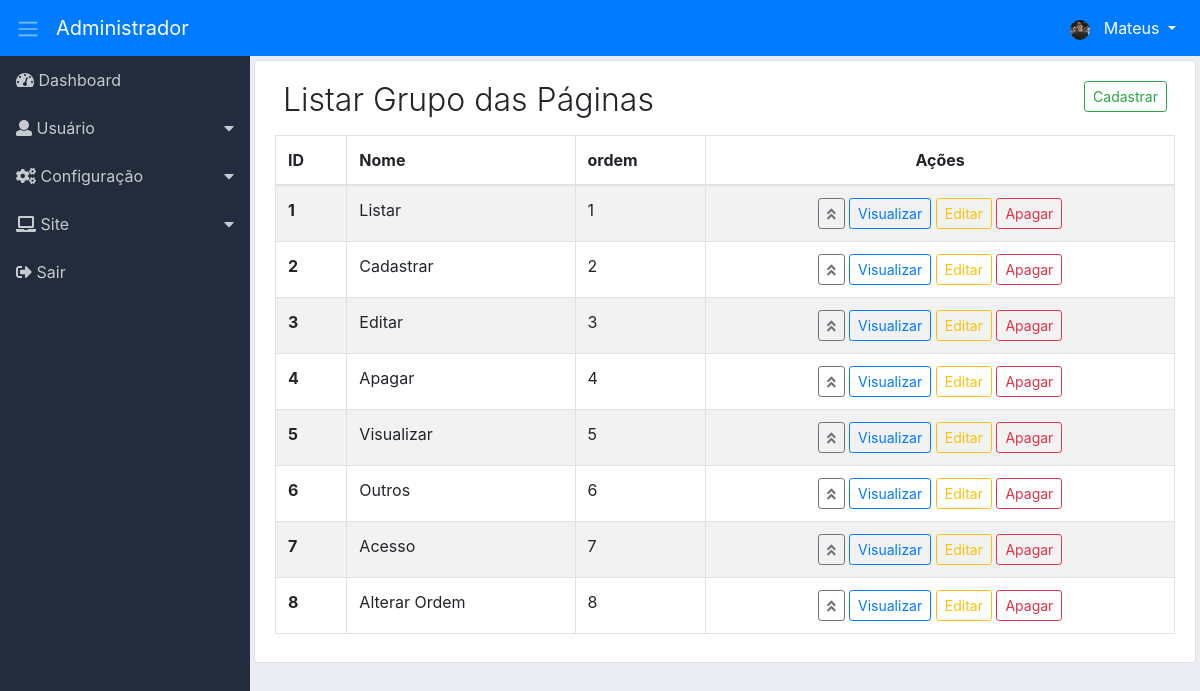
The app's page /adm/grupo-pg/listar (signed in) with its own data.
### tables this page shows
CREATE TABLE `adms_nivacs_pgs` (
  `id` int(11) NOT NULL,
  `permissao` int(11) NOT NULL,
  `ordem` int(11) NOT NULL,
  `dropdown` int(11) NOT NULL DEFAULT 2,
  `lib_menu` int(11) NOT NULL DEFAULT 2,
  `adms_menu_id` int(11) NOT NULL DEFAULT 4,
  `adms_niveis_acesso_id` int(11) NOT NULL,
  `adms_pagina_id` int(11) NOT NULL,
  `created` datetime NOT NULL,
  `modified` datetime DEFAULT NULL
);

CREATE TABLE `adms_menus` (
  `id` int(11) NOT NULL,
  `nome` varchar(220) NOT NULL,
  `icone` varchar(40) NOT NULL,
  `ordem` int(11) NOT NULL,
  `adms_sit_id` int(11) NOT NULL,
  `created` datetime NOT NULL,
  `modified` datetime DEFAULT NULL
);

CREATE TABLE `adms_grps_pgs` (
  `id` int(11) NOT NULL,
  `nome` varchar(40) NOT NULL,
  `ordem` int(11) NOT NULL,
  `created` datetime NOT NULL,
  `modified` datetime DEFAULT NULL
);

### adm/app/adms/Controllers/GrupoPg.php (called while the page is built, shortened)
<?php
class GrupoPg
{
    private $Dados;
    public function listar($PageId = null)
    {
        $this->PageId = (int) $PageId ? $PageId : 1;
        $botao = ['cad_grpg' => ['menu_controller' => 'cadastrar-grupo-pg', 'menu_metodo' => 'cad-grupo-pg'],
            'vis_grpg' => ['menu_controller' => 'ver-grupo-pg', 'menu_metodo' => 'ver-grupo-pg'],
            'edit_grpg' => ['menu_controller' => 'editar-grupo-pg', 'menu_metodo' => 'edit-grupo-pg'],
            'del_grpg' => ['menu_controller' => 'apagar-grupo-pg', 'menu_metodo' => 'apagar-grupo-pg'],
            'ordem_grpg' => ['menu_controller' => 'alt-ordem-grupo-pg', 'menu_metodo' => 'alt-ordem-grupo-pg']];
        $listarBotao = new \App\adms\Models\AdmsBotao();
        $this->Dados['botao'] = $listarBotao->valBotao($botao);
        $listarMenu = new \App\adms\Models\AdmsMenu();
        $this->Dados['menu'] = $listarMenu->itemMenu();
        $listarGrupoPg = new \App\adms\Models\AdmsListarGrupoPg();
        $this->Dados['listGrupoPg'] = $listarGrupoPg->listarGrupoPg($this->PageId);
        $this->Dados['paginacao'] = $listarGrupoPg->getResultadoPg();
        $carregarView = new \Core\ConfigView("adms/Views/grupoPg/listarGrupoPg", $this->Dados);
        $carregarView->renderizar();
    }
}

### adm/app/adms/Models/helper/AdmsRead.php (called while the page is built, shortened)
<?php
class AdmsRead extends AdmsConn
{
    private $Select;
    private $Values;
    private $Resultado;
    private $Query;
    function getResultado()
    {
        return $this->Resultado;
    }
    public function fullRead($Query, $ParseString = null)
    {
        $this->Select = (string) $Query;
        if (!empty($ParseString)) {
            parse_str($ParseString, $this->Values);
        }
        $this->exeInstrucao();
    }
    private function exeInstrucao()
    {
        $this->conexao();
        try {
            $this->getIntrucao();
            $this->Query->execute();
            $this->Resultado = $this->Query->fetchAll();
        } catch (Exception $ex) {
            $this->Resultado = null;
        }
    }
    private function conexao()
    {
        $this->Conn = parent::getConn();
        $this->Query = $this->Conn->prepare($this->Select);
        $this->Query->setFetchMode(PDO::FETCH_ASSOC);
    }
    private function getIntrucao()
    {
        if ($this->Values) {
            foreach ($this->Values as $Link => $Valor) {
                if ($Link == 'limit' || $Link == 'offset') {
                    $Valor = (int) $Valor;
                }
                $this->Query->bindValue(":{$Link}", $Valor, (is_int($Valor) ? PDO::PARAM_INT : PDO::PARAM_STR));
            }
        }
    }
}

### adm/app/adms/Models/helper/AdmsConn.php (called while the page is built, shortened)
<?php
class AdmsConn
{
    public static $Host = HOST;
    public static $User = USER;
    public static $Pass = PASS;
    public static $Dbname = DBNAME;
    private static $Connect = null;
    private static function conectar()
    {
        try {
            if(self::$Connect == null){
                self::$Connect = new PDO('mysql:host=' . self::$Host . ';dbname=' . self::$Dbname, self::$User, self::$Pass);
            }
        } catch (Exception $exc) {
            echo 'mensagem: ' . $exc->getMessage();
            die;
        }
        return self::$Connect;
    }
    public function getConn()
    {
        return self::conectar();
    }
}

### adm/app/adms/Models/AdmsMenu.php (called while the page is built, shortened)
<?php
class AdmsMenu
{
    public function itemMenu()
    {
        $listItemMenu = new \App\adms\Models\helper\AdmsRead();
        $listItemMenu->fullRead("SELECT nivpg.dropdown,
                men.id id_men, men.nome nome_men, men.icone icone_men,
                pg.id id_pg, pg.menu_controller, pg.menu_metodo, pg.nome_pagina, pg.icone icone_pg
                FROM adms_nivacs_pgs nivpg
                INNER JOIN adms_menus men ON men.id=nivpg.adms_menu_id
                INNER JOIN adms_paginas pg ON pg.id=nivpg.adms_pagina_id
                WHERE nivpg.adms_niveis_acesso_id =:adms_niveis_acesso_id
                AND nivpg.permissao =:permissao
                AND nivpg.lib_menu =:lib_menu
                ORDER BY men.ordem, nivpg.ordem ASC", "adms_niveis_acesso_id=".$_SESSION['adms_niveis_acesso_id']."&permissao=1&lib_menu=1");
        $this->Resultado = $listItemMenu->getResultado();
        return $this->Resultado;
    }
}

### adm/app/adms/Models/AdmsListarGrupoPg.php (called while the page is built, shortened)
<?php
class AdmsListarGrupoPg
{
    private $LimiteResultado = 40;
    public function listarGrupoPg($PageId = null)
    {
        $this->PageId = (int) $PageId;
        $paginacao = new \App\adms\Models\helper\AdmsPaginacao(URLADM . 'grupo-pg/listar');
        $paginacao->condicao($this->PageId, $this->LimiteResultado);
        $paginacao->paginacao("SELECT COUNT(id) AS num_result FROM adms_grps_pgs");
        $listarGrupoPg = new \App\adms\Models\helper\AdmsRead();
        $listarGrupoPg->fullRead("SELECT * FROM adms_grps_pgs ORDER BY ordem ASC LIMIT :limit OFFSET :offset", "limit={$this->LimiteResultado}&offset={$paginacao->getOffset()}");
        $this->Resultado = $listarGrupoPg->getResultado();
        return $this->Resultado;
    }
}

### adm/app/adms/Models/helper/AdmsPaginacao.php (called while the page is built, shortened)
<?php
class AdmsPaginacao
{
    private $LimiteResultado;
    private $Offset;
    private $Resultado;
    function getResultado()
    {
        return $this->Resultado;
    }
    function getOffset()
    {
        return $this->Offset;
    }
    public function condicao($Pagina, $LimiteResultado)
    {
        $this->Pagina = (int) $Pagina ? $Pagina : 1;
        $this->LimiteResultado = (int) $LimiteResultado;
        $this->Offset = ($this->Pagina * $this->LimiteResultado) - $this->LimiteResultado;
    }
    public function paginacao($Query, $ParseString = null)
    {
        $this->Query = (string) $Query;
        $this->ParseString = (string) $ParseString;
        $contar = new \App\adms\Models\helper\AdmsRead();
        $contar->fullRead($this->Query, $this->ParseString);
        $this->ResultBd = $contar->getResultado();
        if ($this->ResultBd[0]['num_result'] > $this->LimiteResultado) {
            $this->instrucaoPaginacao();
        } else {
            $this->Resultado = null;
        }
    }
}

### adm/app/adms/Views/grupoPg/listarGrupoPg.php (the view, shortened to what this page needs)
<div class="content p-1">
    <div class="list-group-item">
        <div class="d-flex">
            <div class="mr-auto p-2">
                <h2 class="display-4 titulo">Listar Grupo das Páginas</h2>
            </div>
            <?php
            if ($this->Dados['botao']['cad_grpg']) {
                ?>
                <a href="<?php echo URLADM . 'cadastrar-grupo-pg/cad-grupo-pg'; ?>">
                    <div class="p-2">
                        <button class="btn btn-outline-success btn-sm">
                            Cadastrar
                        </button>
                    </div>
                </a>
                <?php
            }
            ?>
        </div>
        <div class="table-responsive">
            <table class="table table-striped table-hover table-bordered">
                <thead>
                    <tr>
                        <th>ID</th>
                        <th>Nome</th>
                        <th class="d-none d-sm-table-cell">ordem</th>
                        <th class="text-center">Ações</th>
                    </tr>
                </thead>
                <tbody>
                    <?php
                    foreach ($this->Dados['listGrupoPg'] as $grupoPg) {
                        extract($grupoPg);
                        ?>
                        <tr>
                            <th><?php echo $id; ?></th>
                            <td>
                                <?php echo $nome; ?>
                            </td>
                            <td class="d-none d-sm-table-cell"><?php echo $ordem; ?></td>
                            <td class="text-center">
                                <span class="d-none d-md-block">
                                    <?php
                                    if ($this->Dados['botao']['ordem_grpg']) {
                                        echo "<a href='" . URLADM . "alt-ordem-grupo-pg/alt-ordem-grupo-pg/$id' class='btn btn-outline-secondary btn-sm'><i class='fas fa-angle-double-up'></i></a> ";
                                    }
                                    if ($this->Dados['botao']['vis_grpg']) {
                                        echo "<a href='" . URLADM . "ver-grupo-pg/ver-grupo-pg/$id' class='btn btn-outline-primary btn-sm'>Visualizar</a> ";
                                    }
                                    if ($this->Dados['botao']['edit_grpg']) {
                                        echo "<a href='" . URLADM . "editar-grupo-pg/edit-grupo-pg/$id' class='btn btn-outline-warning btn-sm'>Editar</a> ";
                                    }
                                    if ($this->Dados['botao']['del_grpg']) {
                                        echo "<a href='" . URLADM . "apagar-grupo-pg/apagar-grupo-pg/$id' class='btn btn-outline-danger btn-sm' data-confirm='Tem certeza de que deseja excluir o item selecionado?'>Apagar</a> ";
                                    }
                                    ?>
                                </span>
                            </td>
                        </tr>
                        <?php
                    }
                    ?>
                </tbody>
            </table>
        </div>
    </div>
</div>

### adm/app/adms/Views/include/sidebar.php (shortened to what this page needs)
<div class="d-flex">
    <nav class="sidebar">
        <ul class="list-unstyled">
            <?php
            $cont_drop = 0;
            $cont_drop_fech = 0;
            foreach ($this->Dados['menu'] as $menu) {
                extract($menu);
                if ($dropdown == 1) {
                    if ($cont_drop != $id_men) {
                        if (($cont_drop_fech == 1) AND ( $cont_drop != 0)) {
                            echo "</li>";
                            $cont_drop_fech = 0;
                        }
                        echo "<li>";
                        echo "<a href='#submenu" . $id_men . "' data-toggle='collapse'>";
                        echo "<i class='" . $icone_men . "'></i> " . $nome_men;
                        echo "</a>";
                        $cont_drop = $id_men;
                    }
                    $cont_drop_fech = 1;
                } else {
                    if ($cont_drop_fech == 1) {
                        echo "</li>";
                        $cont_drop_fech = 0;
                    }
                    echo "<li><a href='" . URLADM . $menu_controller . "/" . $menu_metodo . "'><i class='" . $icone_men . "'></i> " . $nome_men . "</a></li>";
                }
            }
            ?>
        </ul>
    </nav>

### adm/assets/css/dashboard.css (style rules this page uses)
body { background-color: #eaeef3; }
.sidebar { background-color: #222c3c; min-width: 250px; max-width: 250px; min-height: calc(100vh - 56px); transition: all 0.3s; }
.sidebar ul li a { display: block; padding: 0.75rem 1rem; color: #c7cace; text-decoration: none; }
.sidebar [data-toggle="collapse"] { position: relative; }
.sidebar [data-toggle="collapse"]:before { content: "\f0d7"; font-family: "Font Awesome 5 Free"; font-weight: 900; position: absolute; right: 1rem; }
.content { width: 100%; }
.titulo { font-size: 2.0rem !important; }

### records on screen
adms_nivacs_pgs: adms_menu.nome "Dashboard"
adms_nivacs_pgs: adms_menu.nome "Usuário"
adms_nivacs_pgs: adms_menu.nome "Configuração"
adms_nivacs_pgs: adms_menu.nome "Site"
adms_nivacs_pgs: adms_menu.nome "Sair"
adms_grps_pgs: id "1", nome "Listar", ordem "1"
adms_grps_pgs: id "2", nome "Cadastrar", ordem "2"
adms_grps_pgs: id "3", nome "Editar", ordem "3"
adms_grps_pgs: id "4", nome "Apagar", ordem "4"
adms_grps_pgs: id "5", nome "Visualizar", ordem "5"
adms_grps_pgs: id "6", nome "Outros", ordem "6"
adms_grps_pgs: id "7", nome "Acesso", ordem "7"
adms_grps_pgs: id "8", nome "Alterar Ordem", ordem "8"

### other values on screen
$prim_nome "Mateus"
